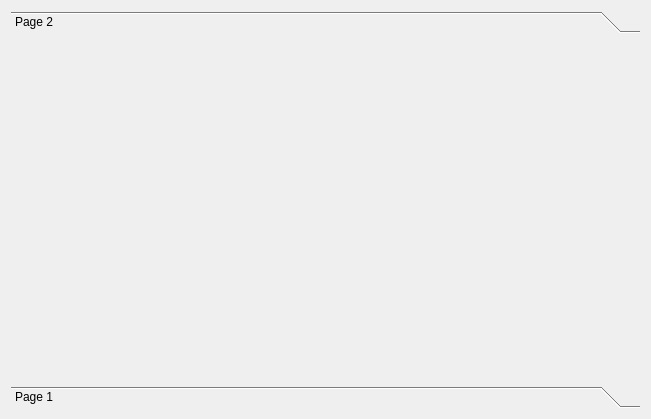
<?xml version="1.0" encoding="UTF-8"?>
<ui version="4.0">
 <class>Dialog</class>
 <widget class="QDialog" name="Dialog">
  <property name="geometry">
   <rect>
    <x>0</x>
    <y>0</y>
    <width>651</width>
    <height>419</height>
   </rect>
  </property>
  <property name="windowTitle">
   <string>Dialog</string>
  </property>
  <layout class="QVBoxLayout" name="verticalLayout">
   <item>
    <widget class="QToolBox" name="toolBox">
     <property name="currentIndex">
      <number>0</number>
     </property>
     <widget class="QWidget" name="page_2">
      <property name="geometry">
       <rect>
        <x>0</x>
        <y>0</y>
        <width>639</width>
        <height>359</height>
       </rect>
      </property>
      <attribute name="label">
       <string>Page 2</string>
      </attribute>
     </widget>
     <widget class="QWidget" name="page">
      <property name="geometry">
       <rect>
        <x>0</x>
        <y>0</y>
        <width>639</width>
        <height>359</height>
       </rect>
      </property>
      <attribute name="label">
       <string>Page 1</string>
      </attribute>
     </widget>
    </widget>
   </item>
  </layout>
 </widget>
 <resources/>
 <connections/>
</ui>
